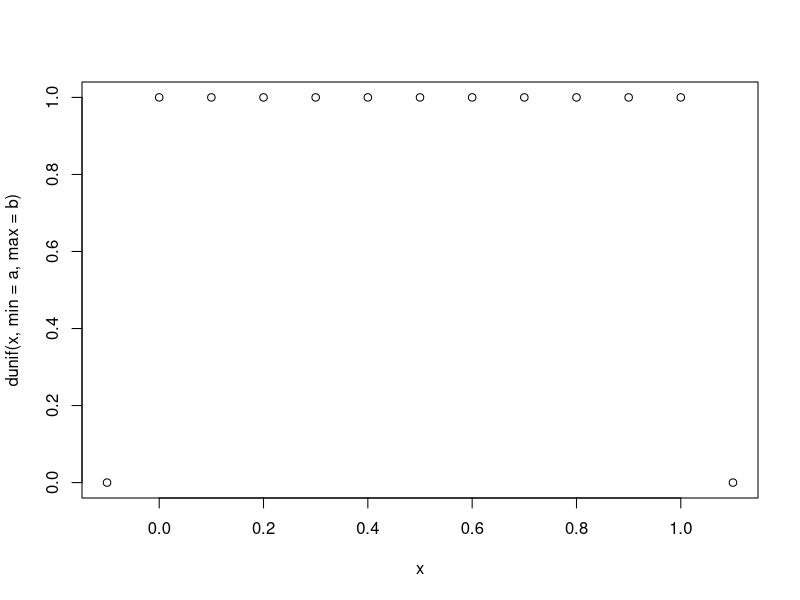
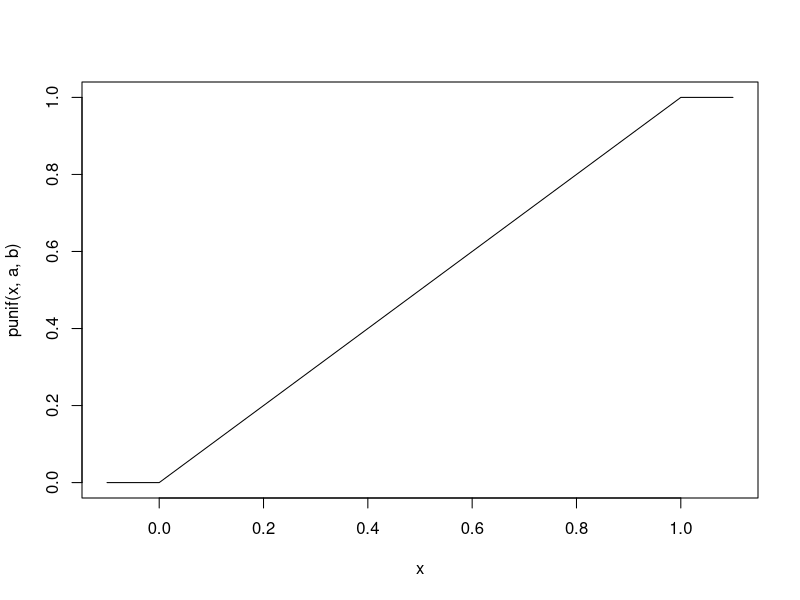
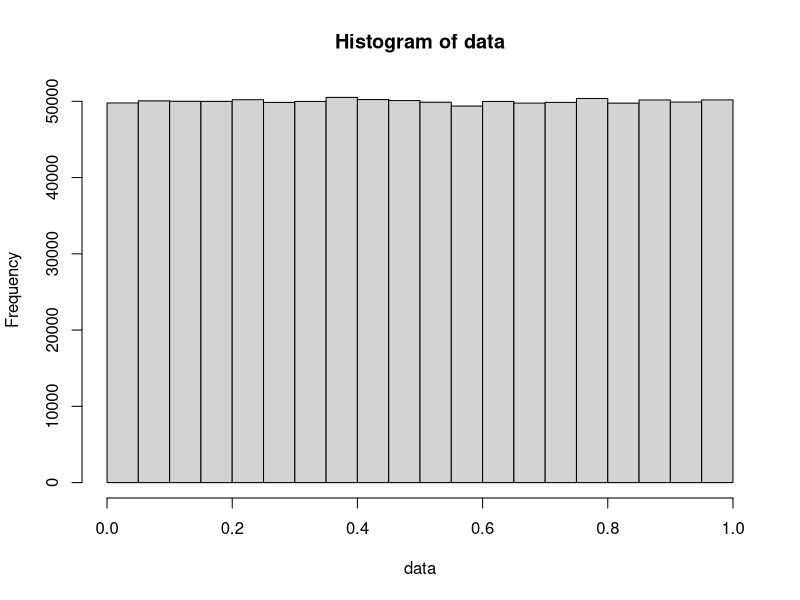

Generate these figures, in order, with R:
## ---- chunk 1
knitr::opts_chunk$set(echo = TRUE)
## ---- chunk 2
a = 0 # minimo
b = 1 # maximo

dunif(0.3, min = a, max = b) # Funcion de densidad

x = seq(-0.1, 1.1, 0.1)
plot(x, dunif(x, min = a, max = b))
plot(x, punif(x, a, b), type = "l") # Funcion de distribución (type='l' dibuja continua)

qunif(0.5, a, b)

runif(1000000, a, b) -> data
hist(data)
